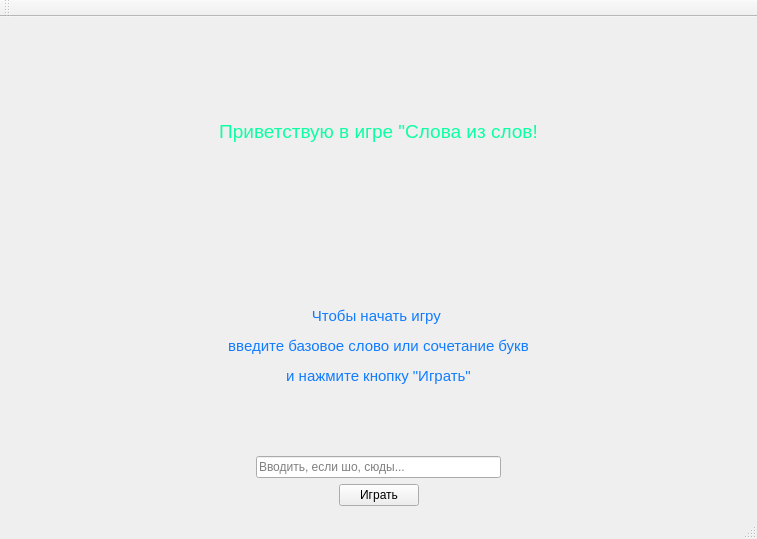
<?xml version="1.0" encoding="UTF-8"?>
<ui version="4.0">
 <class>MainWindow</class>
 <widget class="QMainWindow" name="MainWindow">
  <property name="geometry">
   <rect>
    <x>0</x>
    <y>0</y>
    <width>757</width>
    <height>539</height>
   </rect>
  </property>
  <property name="windowTitle">
   <string>Unscramble Words</string>
  </property>
  <widget class="QWidget" name="centralWidget">
   <layout class="QGridLayout" name="gridLayout_3">
    <item row="0" column="0">
     <layout class="QVBoxLayout" name="verticalLayout" stretch="1,1,0">
      <item>
       <widget class="QLabel" name="greetings">
        <property name="text">
         <string>&lt;html&gt;&lt;head/&gt;&lt;body&gt;&lt;p align=&quot;center&quot;&gt;&lt;span style=&quot; font-size:14pt; color:#0cffa2;&quot;&gt;Приветствую в игре &amp;quot;Слова из слов!&lt;/span&gt;&lt;/p&gt;&lt;/body&gt;&lt;/html&gt;</string>
        </property>
       </widget>
      </item>
      <item>
       <widget class="QLabel" name="tip">
        <property name="text">
         <string>&lt;html&gt;&lt;head/&gt;&lt;body&gt;&lt;p align=&quot;center&quot;&gt;&lt;span style=&quot; font-size:11pt; color:#107cff;&quot;&gt;Чтобы начать игру &lt;/span&gt;&lt;/p&gt;&lt;p align=&quot;center&quot;&gt;&lt;span style=&quot; font-size:11pt; color:#107cff;&quot;&gt;введите базовое слово или сочетание букв&lt;/span&gt;&lt;/p&gt;&lt;p align=&quot;center&quot;&gt;&lt;span style=&quot; font-size:11pt; color:#107cff;&quot;&gt;и нажмите кнопку &amp;quot;Играть&amp;quot;&lt;/span&gt;&lt;/p&gt;&lt;/body&gt;&lt;/html&gt;</string>
        </property>
       </widget>
      </item>
      <item>
       <layout class="QGridLayout" name="gridLayout">
        <item row="0" column="2">
         <spacer name="horizontalSpacer_2">
          <property name="orientation">
           <enum>Qt::Horizontal</enum>
          </property>
          <property name="sizeHint" stdset="0">
           <size>
            <width>40</width>
            <height>20</height>
           </size>
          </property>
         </spacer>
        </item>
        <item row="0" column="1">
         <widget class="QLineEdit" name="lineEdit">
          <property name="enabled">
           <bool>true</bool>
          </property>
          <property name="sizePolicy">
           <sizepolicy hsizetype="MinimumExpanding" vsizetype="Fixed">
            <horstretch>0</horstretch>
            <verstretch>0</verstretch>
           </sizepolicy>
          </property>
          <property name="placeholderText">
           <string>Вводить, если шо, сюды...</string>
          </property>
         </widget>
        </item>
        <item row="0" column="0">
         <spacer name="horizontalSpacer">
          <property name="orientation">
           <enum>Qt::Horizontal</enum>
          </property>
          <property name="sizeHint" stdset="0">
           <size>
            <width>40</width>
            <height>20</height>
           </size>
          </property>
         </spacer>
        </item>
        <item row="1" column="1">
         <layout class="QGridLayout" name="gridLayout_2">
          <item row="0" column="0">
           <spacer name="horizontalSpacer_3">
            <property name="orientation">
             <enum>Qt::Horizontal</enum>
            </property>
            <property name="sizeHint" stdset="0">
             <size>
              <width>40</width>
              <height>20</height>
             </size>
            </property>
           </spacer>
          </item>
          <item row="0" column="1">
           <widget class="QPushButton" name="playButton">
            <property name="sizePolicy">
             <sizepolicy hsizetype="Fixed" vsizetype="Fixed">
              <horstretch>0</horstretch>
              <verstretch>0</verstretch>
             </sizepolicy>
            </property>
            <property name="text">
             <string>Играть</string>
            </property>
           </widget>
          </item>
          <item row="0" column="2">
           <spacer name="horizontalSpacer_4">
            <property name="orientation">
             <enum>Qt::Horizontal</enum>
            </property>
            <property name="sizeHint" stdset="0">
             <size>
              <width>40</width>
              <height>20</height>
             </size>
            </property>
           </spacer>
          </item>
         </layout>
        </item>
       </layout>
      </item>
     </layout>
    </item>
   </layout>
  </widget>
  <widget class="QMenuBar" name="menuBar">
   <property name="geometry">
    <rect>
     <x>0</x>
     <y>0</y>
     <width>757</width>
     <height>26</height>
    </rect>
   </property>
  </widget>
  <widget class="QToolBar" name="mainToolBar">
   <attribute name="toolBarArea">
    <enum>TopToolBarArea</enum>
   </attribute>
   <attribute name="toolBarBreak">
    <bool>false</bool>
   </attribute>
  </widget>
  <widget class="QStatusBar" name="statusBar"/>
 </widget>
 <layoutdefault spacing="6" margin="11"/>
 <resources/>
 <connections/>
</ui>
